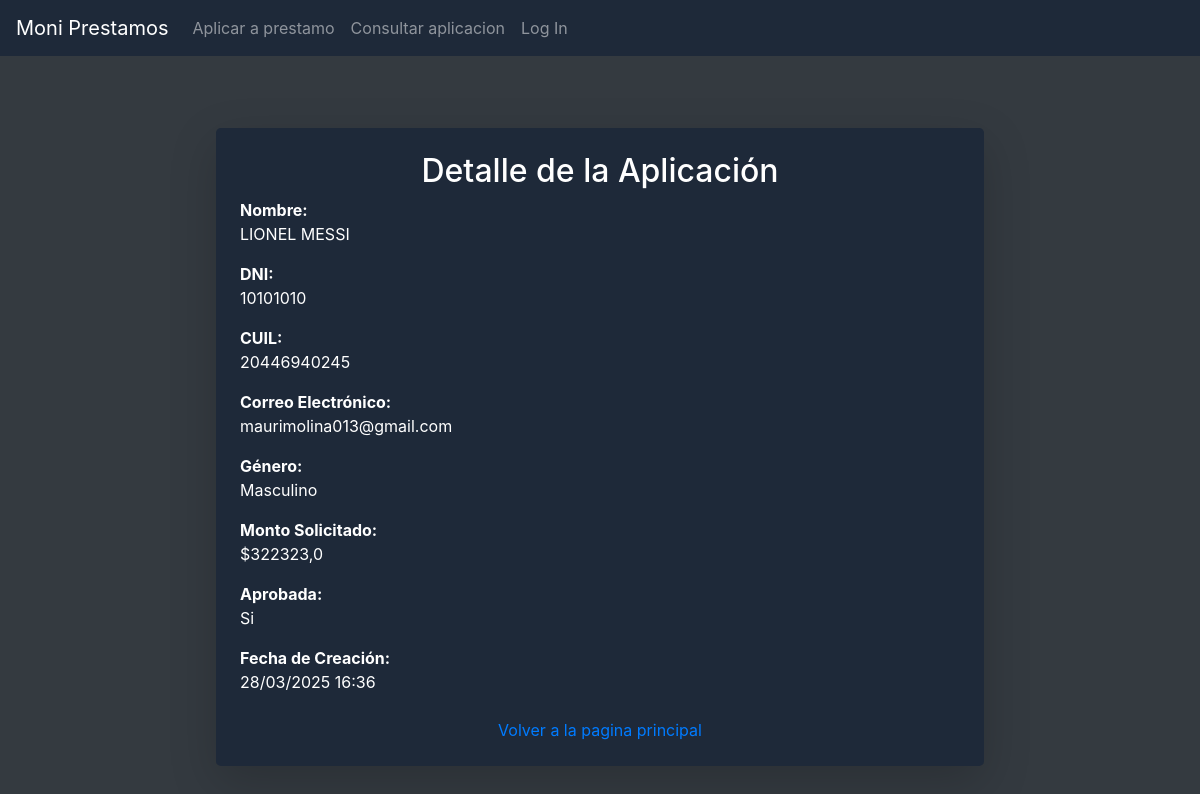
Screenshot of /application_detail/8ad6f4eefcfc4bde81ce8ae422cdfd54 with the database file from the repository.
### loans/models.py (models this page shows, shortened)
class LoanApplication(models.Model):
    id = models.UUIDField(primary_key=True, default=uuid.uuid4, editable=False)
    """
       Elegi usar UUIDs en lugar de id secuencial porque ayuda a mejorar la seguridad,
        ya que hace más difícil adivinar o predecir los IDs de los registros. Esto es especialmente
        útil para evitar ataques donde un atacante podría intentar adivinar o enumerar los registros
        a través de URLs o patrones en la base de datos.
    """
    dni = models.CharField(max_length=8, validators=[dni_validator])
    cuil = models.CharField(max_length=11, validators=[cuil_validator])
    first_name = models.CharField(max_length=255, validators=[name_validator])
    last_name = models.CharField(max_length=255, validators=[name_validator])
    email = models.EmailField(error_messages={
                'invalid': 'Por favor, ingrese un correo electrónico válido.'
            })
    gender = models.CharField(max_length=9, choices=GENDER_CHOICES)
    amount = models.DecimalField(max_digits=8, decimal_places=1,
            error_messages={
                'invalid': 'El monto debe ser un número con un máximo de 7 dígitos y 1 decimal.'
            })
    is_approved = models.BooleanField(default=False)
    created_date = models.DateTimeField(auto_now_add=True) #se define automaticamente cuando se crea la instancia

### loans/views.py (the view)
# urls.py: path("application_detail/<str:pk>", views.application_detail, name="application_detail"),
def application_detail(request, pk):
    try:
        application = LoanApplication.objects.get(pk=pk)
    except (LoanApplication.DoesNotExist, ValidationError):
        application = {}
    context = {
        "application":application
    }
    return render(request, "loans/application_detail.html", context)

### loans/templates/loans/application_detail.html
{% extends "loans/layout.html" %}
{% block body %}
<div class="max-w-3xl mx-auto p-6 bg-gray-800 rounded-lg shadow-lg mt-10">
    <h2 class="text-2xl font-bold text-center mb-6">Detalle de la Aplicación</h2>
    {% if application.first_name %}
        <div class="space-y-4">
            <div>
                <strong>Nombre:</strong>
                <p>{{ application.first_name }} {{ application.last_name }}</p>
            </div>
            <div>
                <strong>DNI:</strong>
                <p>{{ application.dni }}</p>
            </div>
            <div>
                <strong>CUIL:</strong>
                <p>{{ application.cuil }}</p>
            </div>
            <div>
                <strong>Correo Electrónico:</strong>
                <p>{{ application.email }}</p>
            </div>
            <div>
                <strong>Género:</strong>
                <p>{{ application.get_gender_display }}</p>
            </div>
            <div>
                <strong>Monto Solicitado:</strong>
                <p>${{ application.amount }}</p>
            </div>
            <div>
                <strong>Aprobada:</strong>
                <p>{{ application.is_approved|yesno:"Si,No" }}</p>
            </div>
            <div>
                <strong>Fecha de Creación:</strong>
                <p>{{ application.created_date|date:"d/m/Y H:i" }}</p>
            </div>
        </div>
        <div class="mt-6 text-center">
            <a href="{% url 'index' %}" class="text-blue-500 hover:text-blue-700">Volver a la pagina principal</a>
        </div>
    {% else %}
        <div class="text-center mt-4">
            ERROR: No se encontro la aplicacion con el codigo ingresado
        </div>
    {% endif %}
</div>
{% endblock %}

### rows the page displays
LoanApplication: first_name "LIONEL", last_name "MESSI", dni "10101010", cuil "20446940245", email "maurimolina013@gmail.com", gender "Masculino", amount "322323,0", is_approved "Si", created_date "28/03/2025 16:36"
